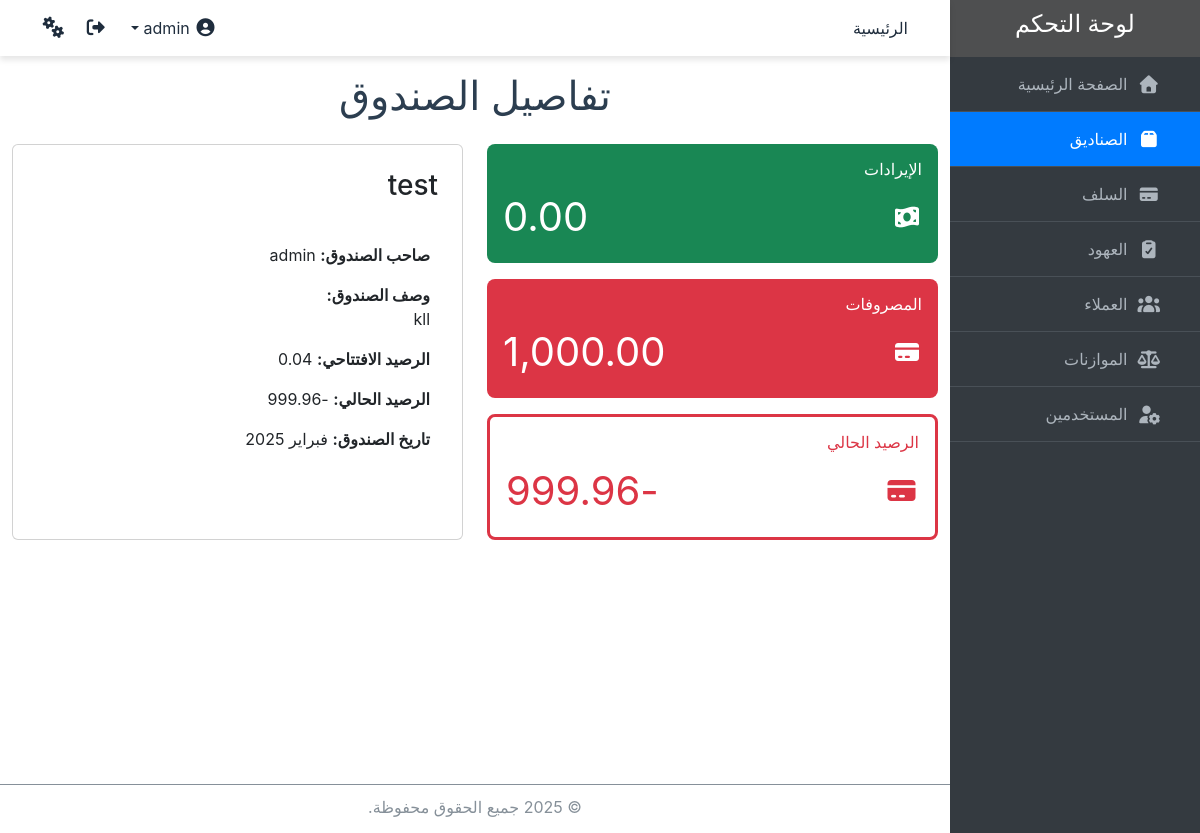
Page /funds/1/detail/ (signed in) on the earlier database version.
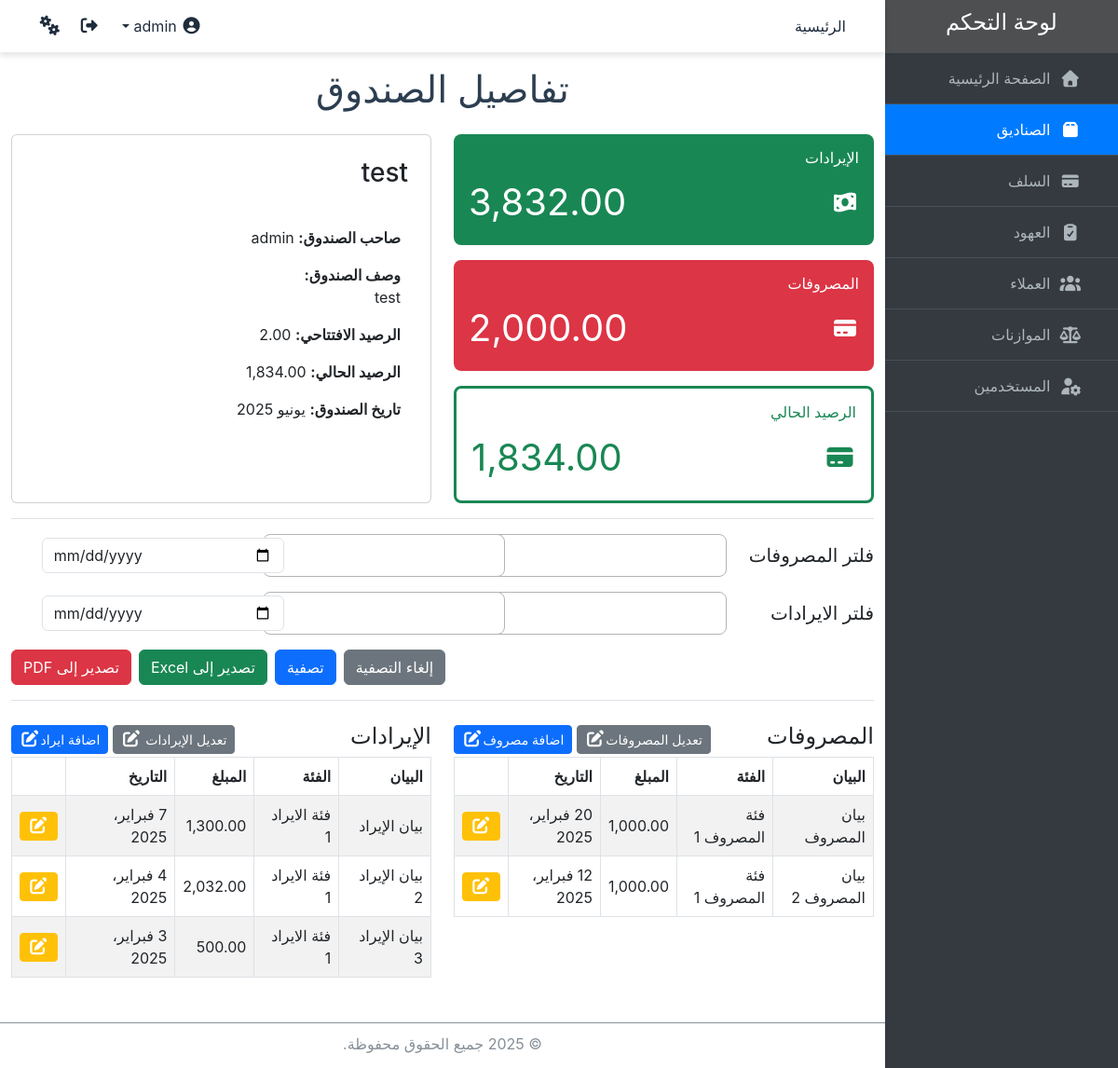
Same page on the later database version.
### core/models.py (models this page shows, shortened)
class Fund(models.Model):
    user = models.ForeignKey(User, on_delete=models.CASCADE, verbose_name="صاحب الصندوق")
    name = models.CharField(max_length=100, verbose_name="اسم الصندوق")
    description = models.TextField(verbose_name="وصف الصندوق")
    opening_balance = models.DecimalField(max_digits=10, decimal_places=2, default=0, verbose_name="الرصيد الافتتاحي")
    current_balance = models.DecimalField(max_digits=10, decimal_places=2, default=0, verbose_name="الرصيد الحالي")
    date = models.DateField(verbose_name="تاريخ الصندوق")
    is_private = models.BooleanField(default=False, verbose_name="صندوق خاص")
    created_at = models.DateTimeField(auto_now_add=True, verbose_name="تاريخ الإنشاء")
    class Meta:
        verbose_name = "صندوق"
        verbose_name_plural = "الصناديق"
        unique_together = ('user', 'date')
        permissions = [
            ("viewall_funds", "عرض كل الصناديق"),
            ("viewprivate_funds", "عرض الصناديق الخاصة"),
        ]
    def formatted_opening_balance(self):
        return "{:,.2f}".format(self.opening_balance)
    def formatted_current_balance(self):
        return "{:,.2f}".format(self.current_balance)

class FundExpense(models.Model):
    fund = models.ForeignKey(Fund, on_delete=models.CASCADE, verbose_name="الصندوق")
    description = models.CharField(max_length=100, verbose_name="بيان المصروف")
    category = models.ForeignKey('ExpenseCategory', on_delete=models.CASCADE, related_name='fund_expense_categorys', verbose_name="فئة المصروف")
    amount = models.DecimalField(max_digits=10, decimal_places=2, default=0, verbose_name="المبلغ")
    date = models.DateField(verbose_name="تاريخ المصروف")
    class Meta:
        verbose_name = "مصروف صندوق"
        verbose_name_plural = "مصروفات الصندوق"
    def formatted_amount(self):
        return "{:,.2f}".format(self.amount)

class ExpenseCategory(models.Model):
    category = models.CharField(max_length=50, unique=True, verbose_name="فئة المصروف")
    class Meta:
        verbose_name = "فئة المصروف"
        verbose_name_plural = "فئات المصروفات"
        default_permissions = []
    def __str__(self):
        return str(self.category)

class FundRevenue(models.Model):
    fund = models.ForeignKey(Fund, on_delete=models.CASCADE, verbose_name="الصندوق")
    description = models.CharField(max_length=100, verbose_name="بيان الإيراد")
    category = models.ForeignKey('RevenueCategory', on_delete=models.CASCADE, related_name='fund_revenue_categorys', verbose_name="فئة الايراد")
    amount = models.DecimalField(max_digits=10, decimal_places=2, default=0, verbose_name="المبلغ")
    date = models.DateField(verbose_name="تاريخ الإيراد")
    class Meta:
        verbose_name = "إيراد صندوق"
        verbose_name_plural = "إيرادات الصندوق"
    def formatted_amount(self):
        return "{:,.2f}".format(self.amount)

class RevenueCategory(models.Model):
    category = models.CharField(max_length=50, unique=True, verbose_name="فئة الايراد")
    class Meta:
        verbose_name = "فئة الايراد"
        verbose_name_plural = "فئات الايرادات"
        default_permissions = []
    def __str__(self):
        return str(self.category)

### core/views.py (the view, shortened to what this page needs)
# urls.py: path('funds/<int:pk>/detail/', views.FundDetailView.as_view(), name='fund_detail'),
class FundDetailView(PermissionMixin, ExportMixin, DetailView):
    model = Fund
    template_name = 'funds/fund_detail.html'
    context_object_name = 'fund'
    permission_required = 'core.view_fund'
    def get(self, request, *args, **kwargs):
        self.object = self.get_object()
        context = self.get_context_data()
        if "export" in self.request.GET:
            export_format = self.request.GET.get("format", "excel")
            if export_format == "pdf":
                return self.export_to_pdf(context)
            return self.export_to_excel(context)
        return self.render_to_response(context)
    def get_context_data(self, **kwargs):
        context = super().get_context_data(**kwargs)
        expenses = FundExpense.objects.filter(fund=self.object)
        revenues = FundRevenue.objects.filter(fund=self.object)
        expense_filter_form = FundExpenseFilterForm(self.request.GET)
        revenue_filter_form = FundRevenueFilterForm(self.request.GET)
        if expense_filter_form.is_valid():
            filters = {k.replace('expense_', ''): v for k, v in expense_filter_form.cleaned_data.items() if v}
            expenses = expenses.filter(**filters)
        if revenue_filter_form.is_valid():
            filters = {k.replace('revenue_', ''): v for k, v in revenue_filter_form.cleaned_data.items() if v}
            revenues = revenues.filter(**filters)
        total_expenses = expenses.aggregate(total=Sum('amount'))['total'] or 0
        total_revenues = revenues.aggregate(total=Sum('amount'))['total'] or 0
        context.update({
            'expenses': expenses if self.request.user.has_perm('core.view_budgetexpense') else None,
            'revenues': revenues if self.request.user.has_perm('core.view_budgetrevenue') else None,
            'total_expenses': "{:,.2f}".format(total_expenses),
            'total_revenues': "{:,.2f}".format(total_revenues),
            'expense_filter_form': expense_filter_form,
            'revenue_filter_form': revenue_filter_form,
        })
        return context

### core/forms.py
class FundExpenseFilterForm(forms.Form):
    expense_description = forms.ChoiceField(
        widget=Select2Widget(attrs={'data-placeholder': 'اختر بيان المصروف', 'class': 'form-control', 'id': 'expense-description'}),
        label="بيان المصروف",
        required=False
    )
    expense_category = forms.ModelChoiceField(
        queryset=ExpenseCategory.objects.all(),
        widget=Select2Widget(attrs={'data-placeholder': 'اختر فئة المصروف', 'class': 'form-control', 'id': 'expense-category'}),
        label="فئة المصروف",
        required=False
    )
    expense_date = forms.DateField(
        required=False,
        widget=forms.DateInput(attrs={'type': 'date', 'class': 'form-control', 'id': 'expense-date'}),
        label="التاريخ"
    )
    def __init__(self, *args, **kwargs):
        super().__init__(*args, **kwargs)
        self.fields['expense_description'].choices = [(n, n) for n in FundExpense.objects.values_list('description', flat=True).distinct() if n]

### core/views.py (called while the page is built)
    def has_permission(self):
        perms = self.get_permission_required()
        return self.request.user.has_perms(perms) or self.request.user.is_superuser

### core/templates/funds/fund_detail.html (shortened to what the changed rows need)
{% extends 'base.html' %}
{% block content %}
<div class="container mt-3">
  <h1 class="text-center">تفاصيل الصندوق</h1>
  <div class="mt-3 row">
    <div class="col-md-6 mt-2">
      <div class="mb-3">
        <div class="p-3" style="background-color: #198754; color: #fff; border-radius: 8px;">
          <div class="d-flex justify-content-between align-items-center">
            <i class="fas fa-money-bill-wave fs-4"></i>
            <p class="fs-1 text-start mb-0">{{ total_revenues }}</p>
          </div>
        </div>
      </div>
      <div class="mb-3">
        <div class="p-3" style="background-color: #dc3545; color: #fff; border-radius: 8px;">
          <div class="d-flex justify-content-between align-items-center">
            <i class="fas fa-credit-card fs-4"></i>
            <p class="fs-1 text-start mb-0">{{ total_expenses }}</p>
          </div>
        </div>
      </div>
    <div class="">
      {% if fund.current_balance > 0 %}
      <div class="p-3" style="background-color: #fff; color: #198754; border-radius: 8px; border: 3px solid #198754;">
      {% else %}
      <div class="p-3" style="background-color: #fff; color: #dc3545; border-radius: 8px; border: 3px solid #dc3545;">
      {% endif %}
        <h5 class="text-end mb-2" style="font-size: 1rem;">الرصيد الحالي</h5>
        <div class="d-flex justify-content-between align-items-center">
            <i class="fas fa-credit-card fs-3"></i>
            <p class="fs-1 text-start mb-0">{{ fund.formatted_current_balance }}</p>
        </div>
      </div>
  </div>
    </div>
    <div class="col-md-6 mt-2"><div class="card p-2" style="height: 100%;">
      <h3 class="m-3">{{ fund.name }}</h3>
      <div class="row">
        <div class="col-md-6 m-4">
          <p><strong>صاحب الصندوق:</strong> {{ fund.user }}</p>
          <p><strong>وصف الصندوق:</strong><br> {{ fund.description }}</p>
          <p><strong>الرصيد الافتتاحي:</strong> {{ fund.formatted_opening_balance }}</p>
          <p><strong>الرصيد الحالي:</strong> {{ fund.formatted_current_balance }}</p>
          <p><strong>تاريخ الصندوق:</strong> {{ fund.date|date:"M Y"  }}</p>
        </div>
      </div>
    </div></div>
  </div>
    {% if 'core.view_fundrevenue' in request.user.get_all_permissions or 'core.view_fundexpense' in request.user.get_all_permissions %}
    <form method="get" class="border-top border-bottom py-2 my-3">
      {% if 'core.view_fundexpense' in request.user.get_all_permissions %}
      <div class="row align-items-center">
        <h5 class="col-12 col-md-2 my-2">فلتر المصروفات</h5>
        <div class="col-12 col-md-3 my-2">
          {{ expense_filter_form.expense_description }}
        </div>
        <div class="col-12 col-md-3 my-2">
          {{ expense_filter_form.expense_category }}
        </div>
        <div class="col-12 col-md-3 my-2">
          {{ expense_filter_form.expense_date }}
        </div>
      </div>
      {% endif %}
      {% if 'core.view_fundexpense' in request.user.get_all_permissions %}
      <div class="row align-items-center">
        <h5 class="col-12 col-md-2 my-2">فلتر الايرادات</h5>
        <div class="col-12 col-md-3 my-2">
          {{ revenue_filter_form.revenue_description }}
        </div>
        <div class="col-12 col-md-3 my-2">
          {{ revenue_filter_form.revenue_category }}
        </div>
        <div class="col-12 col-md-3 my-2">
          {{ revenue_filter_form.revenue_date }}
        </div>
      </div>
      {% endif %}
      <div class="col-12 col-md-12 my-2 d-flex justify-content-end">
          <a href="{% url 'fund_detail' fund.pk %}" class="btn btn-secondary mx-2">إلغاء التصفية</a>
          <button type="submit" class="btn btn-primary">تصفية</button>
          <a href="?export=1{% for key, value in request.GET.items %}{% if key != 'export' %}&{{ key }}={{ value }}{% endif %}{% endfor %}" class="btn btn-success mx-2">
            تصدير إلى Excel</a>
            <a href="?export=1&format=pdf{% for key, value in request.GET.items %}{% if key != 'export' %}&{{ key }}={{ value }}{% endif %}{% endfor %}" class="btn btn-danger">
                تصدير إلى PDF</a>
      </div>
    </form>
    {% endif %}
  <div class="row mt-4">
    {% if 'core.view_budgetexpense' in request.user.get_all_permissions %}
    <div class="{% if 'core.view_budgetrevenue' in request.user.get_all_permissions %}col-md-6{% else %}col-md-12{% endif %}">
      <div class="d-flex justify-content-between align-items-center flex-column flex-md-row">
        <h4>المصروفات</h4>
        <div>
        <a href="{% url 'fund_expenses_change' fund.id %}" class="btn btn-secondary btn-sm text-white">
            تعديل المصروفات<i class="fas fa-edit"></i>
        </a>
        <a href="{% url 'fund_expense_create' fund.id %}" class="btn btn-primary btn-sm text-white">
            اضافة مصروف<i class="fas fa-edit"></i>
        </a></div>
      </div>
      <div style="overflow-x: auto; max-width: 100%;">
        <table id="expensesTable" class="table table-bordered  table-hover table-striped align-middle">
          <thead>
            <tr>
              <th>البيان</th>
              <th>الفئة</th>
              <th>المبلغ</th>
              <th>التاريخ</th>
              <th></th>
            </tr>
          </thead>
          <tbody>
            {% for expense in expenses %}
              <tr>
                <td>{{ expense.description }}</td>
                <td>{{ expense.category }}</td>
                <td>{{ expense.formatted_amount }}</td>
                <td>{{ expense.date }}</td>
                <td>
                  <a href="{% url 'fund_expense_update' fund.id expense.pk %}" class="btn btn-warning btn-sm text-white">
                    <i class="fas fa-edit"></i>
                  </a>
                </td>
              </tr>
            {% endfor %}
          </tbody>
        </table>
      </div>
    </div>
    {% endif %}
    {% if 'core.view_budgetrevenue' in request.user.get_all_permissions %}
    <div class="{% if 'core.view_budgetexpense' in request.user.get_all_permissions %}col-md-6{% else %}col-md-12{% endif %}">
      <div class="d-flex justify-content-between align-items-center flex-column flex-md-row">
          <h4>الإيرادات</h4>
          <div>
          <a href="{% url 'fund_revenues_change' fund.id %}" class="btn btn-secondary btn-sm text-white">
              تعديل الإيرادات <i class="fas fa-edit"></i>
          </a>
          <a href="{% url 'fund_revenue_create' fund.id %}" class="btn btn-primary btn-sm text-white">
              اضافة ايراد<i class="fas fa-edit"></i>
          </a></div>
      </div>
      <div style="overflow-x: auto; max-width: 100%;">
        <table id="revenuesTable" class="table table-bordered  table-hover table-striped align-middle">
          <thead>
            <tr>
                <th>البيان</th>
                <th>الفئة</th>
                <th>المبلغ</th>
                <th>التاريخ</th>
                <th></th>
            </tr>
          </thead>
          <tbody>
            {% for revenue in revenues %}
              <tr>
                <td>{{ revenue.description }}</td>
                <td>{{ revenue.category }}</td>
                <td>{{ revenue.formatted_amount }}</td>
                <td>{{ revenue.date }}</td>
                <td>
                  <a href="{% url 'fund_revenue_update' fund.id revenue.pk %}" class="btn btn-warning btn-sm text-white">
                    <i class="fas fa-edit"></i>
                  </a>
                </td>
              </tr>
            {% endfor %}
          </tbody>
        </table>
      </div>
    </div>
    {% endif %}
  </div>
</div>
{% endblock %}
{% block scripts %}
<link href="https://cdn.jsdelivr.net/npm/select2@4.0.13/dist/css/select2.min.css" rel="stylesheet" />
{% endblock scripts %}

Differences in the rows shown:
changed Fund "test": current_balance -999.96 → 1834 (drawn); formatted_current_balance "-999.96" → "1,834.00"; description "kll" → "test"; formatted_opening_balance "0.04" → "2.00"; date "فبراير 2025" → "يونيو 2025"
now on this page (row edited): FundExpense: description "بيان المصروف", category "فئة المصروف 1", formatted_amount "1,000.00", date "20 فبراير، 2025"
added FundExpense: description "بيان المصروف 2", category "فئة المصروف 1", formatted_amount "1,000.00", date "12 فبراير، 2025"
added FundRevenue: description "بيان الإيراد", category "فئة الايراد 1", formatted_amount "1,300.00", date "7 فبراير، 2025"
added FundRevenue: description "بيان الإيراد 2", category "فئة الايراد 1", formatted_amount "2,032.00", date "4 فبراير، 2025"
added FundRevenue: description "بيان الإيراد 3", category "فئة الايراد 1", formatted_amount "500.00", date "3 فبراير، 2025"
Other differences:
{{ total_revenues }}: "0.00" → "3,832.00"
{{ total_expenses }}: "1,000.00" → "2,000.00"
text now shown: "فلتر المصروفات فلتر الايرادات إلغاء التصفية تصفية تصدير إلى Excel تصدير إلى PDF المصروفات تعديل المصروفات اضافة مصروف البيان الفئة المبلغ التاريخ الإيرادات تعديل الإيرادات اضافة ايراد البيان الفئة المبلغ التاريخ"
